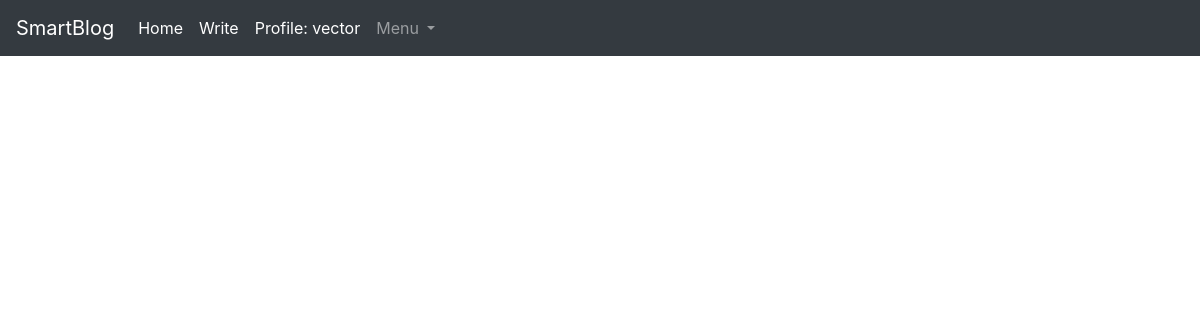
/ideas/ (signed in), run on an earlier commit of the app's database.
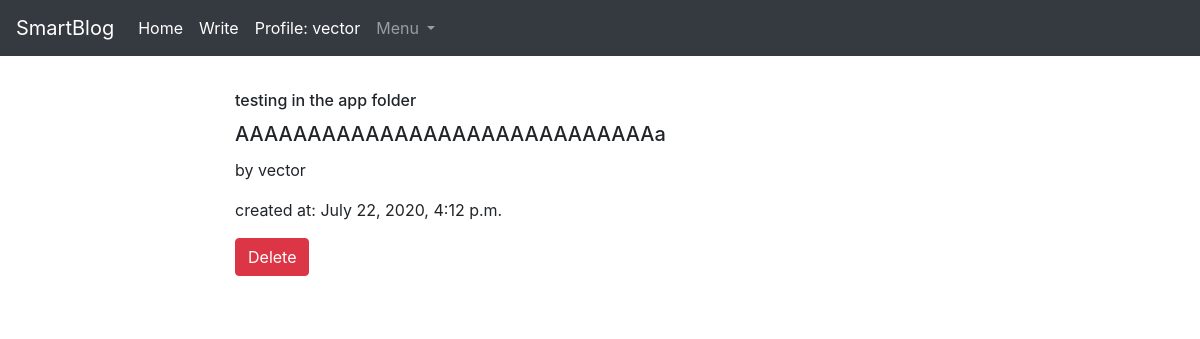
And on a later commit of the database.
### ideas/models.py (models this page shows)
class Idea(models.Model):
    creator = models.CharField(max_length=115)
    subject = models.CharField(max_length=115, validators=[validate])
    content = models.CharField(max_length=1500, validators=[validate])
    reviewed = models.BooleanField(default=False)
    timestamp = models.DateTimeField(auto_now_add=True)

### ideas/views.py (the view)
# urls.py: path('', idea_list, name="lists_the_ideas"),
def idea_list(response):
    ideas = Idea.objects.all()
    context = {
        "ideas": ideas
    }
    return render(response, "list_ideas.html", context)

### blog/templatetags/auth_extras.py (called while the page is built)
@register.filter(name="has_group")
def has_group(user, group_name):
    group = Group.objects.get(name=group_name)
    return True if group in user.groups.all() else False

@register.filter(name="is_banned")
def is_banned(user):
    group = Group.objects.get(name="banned")
    return True if group in user.groups.all() else False

### ideas/templates/list_ideas.html (shortened to what this page needs)
{% extends 'base.html' %}
{% load auth_extras %}
{% load static %}
{% block title %}
    <link rel="stylesheet" type="text/css" href="{% static 'idea_card.css' %}">
{% endblock %}
{% block content %}
    {% if request.user|is_banned %}
         <p style="text-align: center; font-size: 45px">You are banned</p>
    {% else %}
        {% for idea in ideas %}
            <div class="col-16 d-flex justify-content-center">
                    <div class="card" style="width:50rem; margin-bottom: 15px;">
                          <div class="card-body">
                            <h6 class="card-title">{{ idea.subject }}</h6>
                            <h5 class="card-title">{{ idea.content }}</h5>
                            <p class="card-text">by {{ idea.creator }}</p>
                            <p>created at: {{ idea.timestamp }}</p>
                            {% if request.user|has_group:"Admin" %}
                                <a href="/deleteIdea/{{ comment.id }}"><button class="btn btn-danger" >Delete</button></a>
                            {% endif %}
                          </div>
                    </div>
                </div>
        {% endfor %}
    {% endif %}
{% endblock %}

### templates/base.html (shortened to what this page needs)
<!DOCTYPE html>
<html lang="en">
  {% load static %}
  <head>
    <link
      rel="stylesheet"
      href="https://stackpath.bootstrapcdn.com/bootstrap/4.5.0/css/bootstrap.min.css"
    />
    <link rel="stylesheet"  href="{% static "base.css" %}" />
    <nav class="navbar navbar-expand-lg navbar-dark bg-dark" id="navbar">
      <a class="navbar-brand" href="/home">SmartBlog</a>
      <div class="collapse navbar-collapse" id="navbarNavDropdown">
        <ul class="navbar-nav">
          <li class="nav-item active">
            <a class="nav-link" href="/home"
              >Home</a>
            <li class="nav-item active">
            <a class="nav-link" href="/create"
              >Write</a>
            <li class="nav-item active">
                <a class="nav-link" href="/user/{{ request.user }}/">Profile: {{ request.user }}</a>
            </li>
          <li class="nav-item dropdown">
            <a
              class="nav-link dropdown-toggle"
              href="#"
              id="navbarDropdownMenuLink"
              role="button"
              data-toggle="dropdown"
              aria-haspopup="true"
              aria-expanded="false"
            >
              Menu
            </a>
          </li>
        </ul>
      </div>
    </nav>
    {% block title %} {% endblock %}
  </head>
  <body>
    {% if user.is_authenticated %}
        {% block content %} {% endblock %}
    {% else %}
        {% block extra %} {% endblock %}
    {% endif %}
  </body>
</html>

### static/base.css (style rules this page uses)
#navbar { position: relative; z-index: 5; }

### static/idea_card.css (style rules this page uses)
.card { border: 15px solid transparent; }

What changed in the data, as far as the page shows it:
added Idea: subject "testing in the app folder", content "AAAAAAAAAAAAAAAAAAAAAAAAAAAAAa", creator "vector", timestamp "July 22, 2020, 4:12 p.m."
